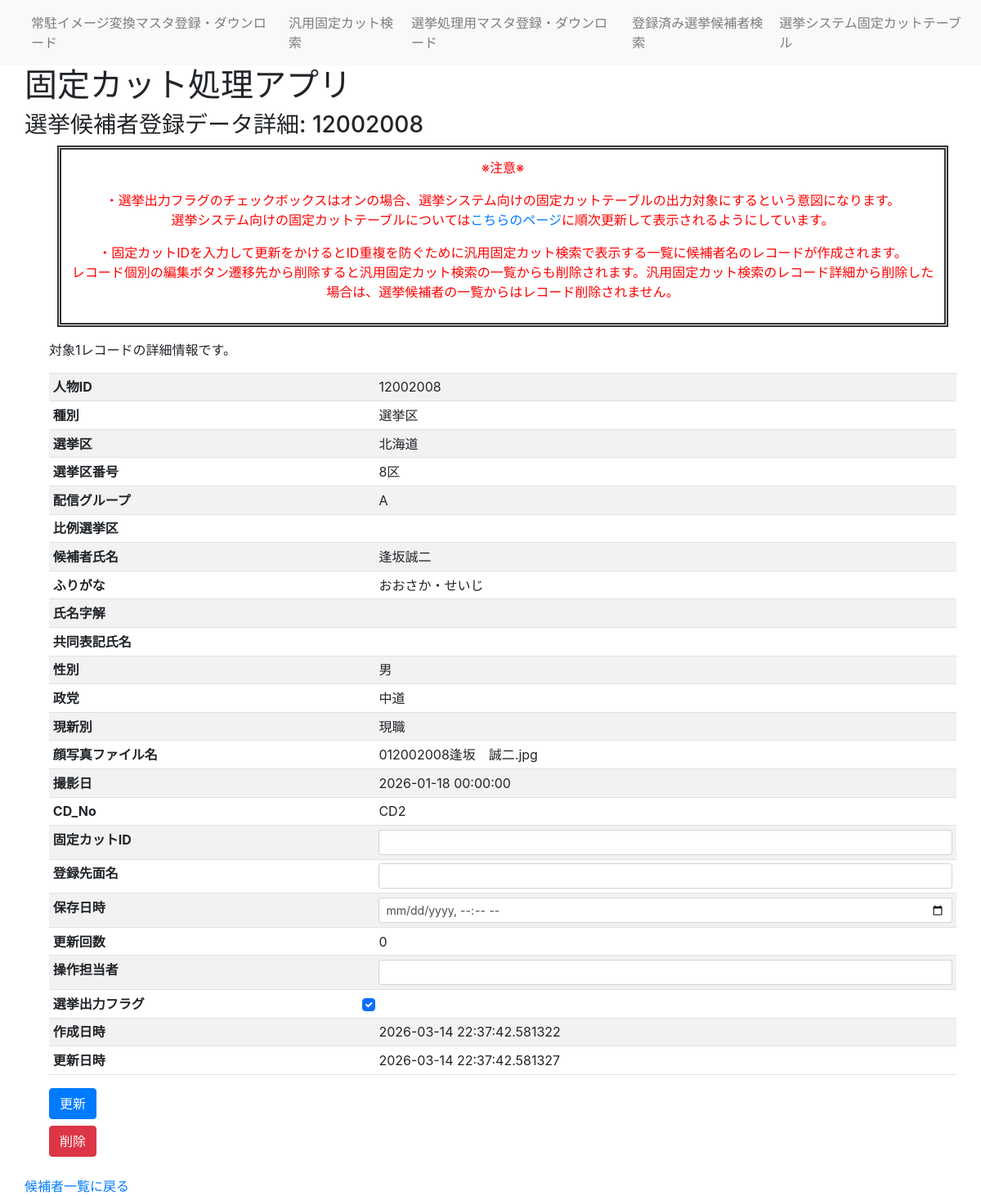
The page /senkyo_person_table_detail/12002008 on the database as committed earlier.
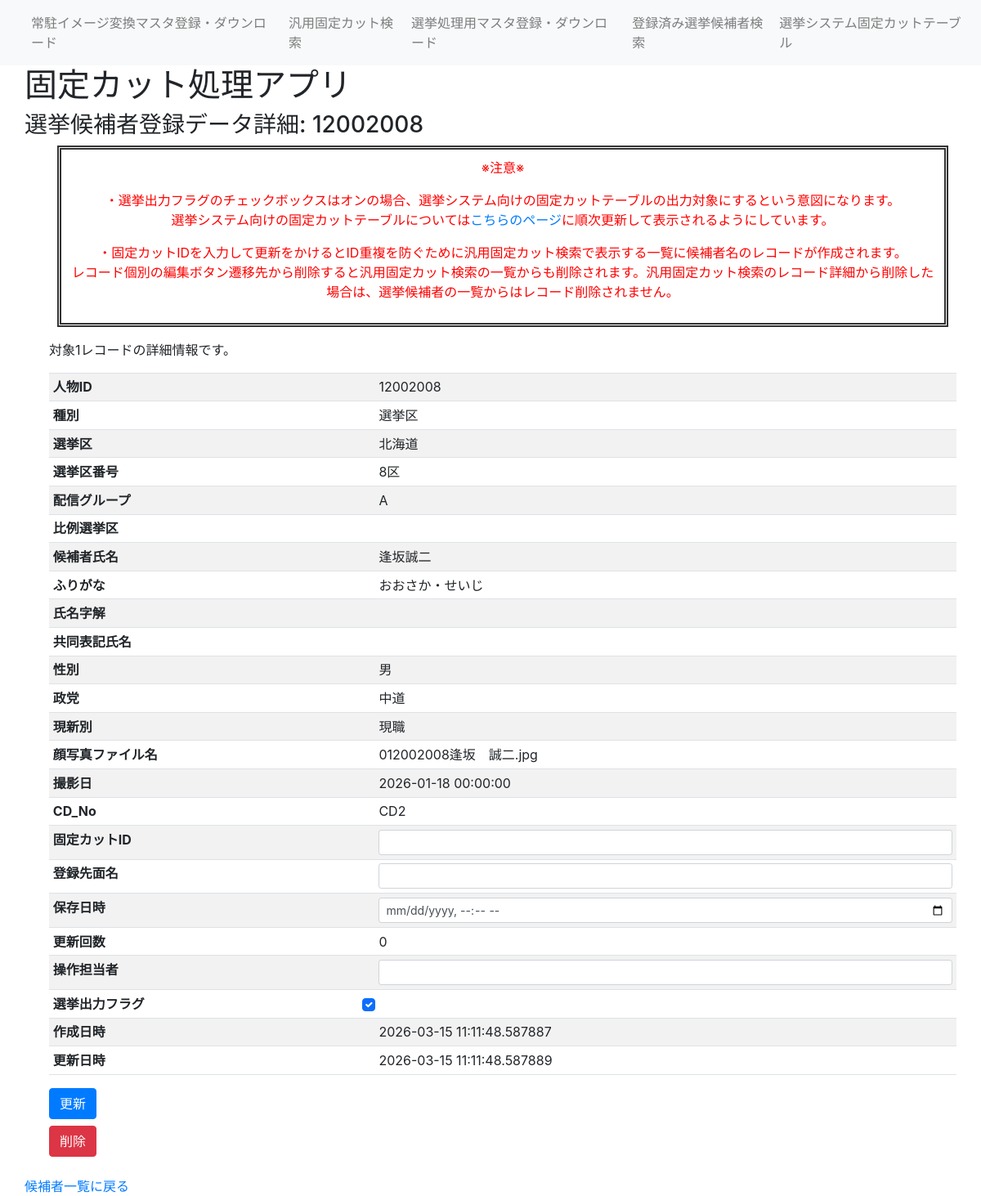
The same page on the database as committed later.
### fixedcut_app/models/senkyo_person.py (models this page shows)
class SenkyoPerson(db.Model):
    ___tablename__ = "SenkyoPerson"
    id = db.Column(db.Integer, primary_key=True) #候補者番号
    syubetu = db.Column(db.String(5)) #選挙種別(選挙区、比例、重複)
    senkyoku = db.Column(db.String(10)) #選挙区（福島）
    senkyokuNo = db.Column(db.String(5)) #選挙区番号（1区）
    sendGroup = db.Column(db.String(2)) #配信グループ（A～C）
    hirei = db.Column(db.String(10))  #比例選挙単位（東北ブロック）
    name = db.Column(db.String(20))  #氏名
    hurigana = db.Column(db.String(20))  #指名読み仮名
    name_jikai = db.Column(db.String(100))  #指名字解
    kyodo_name = db.Column(db.String(20))  #共同表記氏名
    seibetsu = db.Column(db.String(5))  #性別
    seito = db.Column(db.String(30))  #政党
    genshinbetu = db.Column(db.String(2))  #現新別
    facefilename = db.Column(db.String(100))  #顔写真ファイル名
    photo_date = db.Column(db.DateTime)  #撮影日
    CD_No = db.Column(db.String(5))  #配信CD
    fixedcutID = db.Column(db.String(20))  #固定カットID
    updateCount = db.Column(db.Integer) #更新回数
    store_date = db.Column(db.DateTime)  #保存日時
    MenName = db.Column(db.String(20)) #登録先面名
    operater = db.Column(db.String(20)) #操作担当者
    created_at = db.Column(db.DateTime, nullable=False, default=datetime.now)  # 作成日時
    updated_at = db.Column(db.DateTime, nullable=False, default=datetime.now, onupdate=datetime.now)  # 更新日時
    output_Flg = db.Column(db.Boolean, default=True) #選挙出力フラグ

### fixedcut_app/views.py (the view, shortened to what this page needs)
@app.route('/senkyo_person_table_detail/<int:id>', methods=['GET', 'POST'])
def senkyo_person_table_detail(id):
    person = db.session.query(SenkyoPerson).filter(SenkyoPerson.id == id).first()
    if person is None:
        return render_template('error_404.html'), 404
    return render_template('senkyo_person_table_detail.html', person=person)

### fixedcut_app/views.py (called while the page is built)
@app.before_request
def log_request():
    app.logger.info("Request: %s %s from %s", request.method, request.path, request.remote_addr)

### fixedcut_app/templates/senkyo_person_table_detail.html (shortened to what this page needs)
{% extends 'layout.html' %}
{% block header %}
<h3>選挙候補者登録データ詳細: {{ person.id }}</h3>
{% endblock %}
{% block content %}
<div class="caution">
    <P>※注意※</p>
    <p>・選挙出力フラグのチェックボックスはオンの場合、選挙システム向けの固定カットテーブルの出力対象にするという意図になります。<br>選挙システム向けの固定カットテーブルについては<a href="{{ url_for('senkyo_sendgroup_text') }}">こちらのページ</a>に順次更新して表示されるようにしています。</p>
    <p>・固定カットIDを入力して更新をかけるとID重複を防ぐために汎用固定カット検索で表示する一覧に候補者名のレコードが作成されます。<br>レコード個別の編集ボタン遷移先から削除すると汎用固定カット検索の一覧からも削除されます。汎用固定カット検索のレコード詳細から削除した場合は、選挙候補者の一覧からはレコード削除されません。</p>
</div>
<div class="container mt-3">
    <p>対象1レコードの詳細情報です。</p>
    <div class="table-responsive">
        <form id="personDetailForm" action="{{ url_for('senkyo_person_table_detail', id=person.id) }}" method="POST">
            <table class="table table-striped table-hover table-sm">
                <tbody>
                    <tr><th>人物ID</th><td>{{ person.id }}</td></tr>
                    <tr><th>種別</th><td>{{ person.syubetu }}</td></tr>
                    <tr><th>選挙区</th><td>{{ person.senkyoku }}</td></tr>
                    <tr><th>選挙区番号</th><td>{{ person.senkyokuNo }}</td></tr>
                    <tr><th>配信グループ</th><td>{{ person.sendGroup }}</td></tr>
                    <tr><th>比例選挙区</th><td>{{ person.hirei }}</td></tr>
                    <tr><th>候補者氏名</th><td>{{ person.name }}</td></tr>
                    <tr><th>ふりがな</th><td>{{ person.hurigana }}</td></tr>
                    <tr><th>氏名字解</th><td>{{ person.name_jikai or '' }}</td></tr>
                    <tr><th>共同表記氏名</th><td>{{ person.kyodo_name or '' }}</td></tr>
                    <tr><th>性別</th><td>{{ person.seibetsu }}</td></tr>
                    <tr><th>政党</th><td>{{ person.seito }}</td></tr>
                    <tr><th>現新別</th><td>{{ person.genshinbetu }}</td></tr>
                    <tr><th>顔写真ファイル名</th><td>{{ person.facefilename or '' }}</td></tr>
                    <tr><th>撮影日</th><td>{{ person.photo_date if person.photo_date else '' }}</td></tr>
                    <tr><th>CD_No</th><td>{{ person.CD_No }}</td></tr>
                    <tr>
                        <th>固定カットID</th>
                        <td><input type="text" class="form-control form-control-sm" name="fixedcutID" value="{{ person.fixedcutID or '' }}"></td>
                    </tr>
                    <tr>
                        <th>登録先面名</th>
                        <td><input type="text" class="form-control form-control-sm" name="MenName" value="{{ person.MenName or '' }}"></td>
                    </tr>
                    <tr>
                        <th>保存日時</th>
                        <td><input type="datetime-local" class="form-control form-control-sm" name="store_date" value="{{ person.store_date.strftime('%Y-%m-%dT%H:%M') if person.store_date else '' }}"></td>
                    </tr>
                    <tr><th>更新回数</th><td>{{ person.updateCount if person.updateCount is not none else '' }}</td></tr>
                    <tr>
                        <th>操作担当者</th>
                        <td><input type="text" class="form-control form-control-sm" name="operater" value="{{ person.operater or '' }}"></td>
                    </tr>
                    <tr>
                        <th>選挙出力フラグ</th>
                        <td>
                            <input type="checkbox" class="form-check-input" name="output_Flg" value="1" {% if person.output_Flg %}checked{% endif %}>
                        </td>
                    </tr>
                    <tr><th>作成日時</th><td>{{ person.created_at }}</td></tr>
                    <tr><th>更新日時</th><td>{{ person.updated_at }}</td></tr>
                </tbody>
            </table>
            <div class="mt-2">
                <button type="submit" class="btn btn-primary me-2">更新</button>
            </div>
        </form>
        <form id="personDeleteForm" action="{{ url_for('senkyo_person_delete', id=person.id) }}" method="POST" class="mt-2">
            <button type="submit" class="btn btn-danger">削除</button>
        </form>
    </div>
</div>
{% endblock %}
{% block footer %}
<a href="{{ url_for('senkyo_person_table') }}">候補者一覧に戻る</a>
{% endblock %}

Rows that differ between the two databases and show on the page:
changed SenkyoPerson "選挙区": created_at "2026-03-14 22:37:42.581322" → "2026-03-15 11:11:48.587887"; updated_at "2026-03-14 22:37:42.581327" → "2026-03-15 11:11:48.587889"
